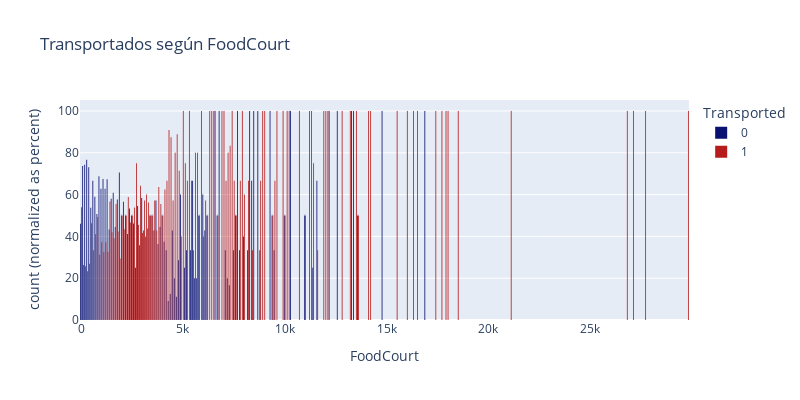

The notebook cell saved with this chart:
### Markdown cell above
#### Conclusiones:
##### 1.- El 61% de los pasajeros que no gastaron más de 25 dolares, fueron transportados, pero si un pasajero gastaba 25 o más dolares en servicios de habitación, el % de transportados decaía, hasta en un 100% en muchos casos. Hay una alta correlación entre el gasto en roomservice y ser transportado.

### Code cell
px.histogram(df, x='FoodCourt', color = 'Transported', text_auto=True,
             title='Transportados según FoodCourt', barmode='group', barnorm='percent',
             width=800, height=400, color_discrete_sequence=['#0A1172','#B71C1C'])

### Figure 1 — Plotly figure (JSON) as saved in the notebook; plotly's stock layout.template omitted (floating-point values rounded to 4 significant figures; data arrays with more than 128 entries replaced by an {"elided": "..."} marker saying what was removed)
{"data": [{"alignmentgroup": "True", "bingroup": "x", "hovertemplate": "Transported=0<br>FoodCourt=%{x}<br>count (normalized as percent)=%{y}<extra></extra>", "legendgroup": "0", "marker": {"color": "#0A1172", "pattern": {"shape": ""}}, "name": "0", "offsetgroup": "0", "orientation": "v", "showlegend": true, "texttemplate": "%{value}", "type": "histogram", "x": {"elided": "4315 float values"}, "xaxis": "x", "yaxis": "y"}, {"alignmentgroup": "True", "bingroup": "x", "hovertemplate": "Transported=1<br>FoodCourt=%{x}<br>count (normalized as percent)=%{y}<extra></extra>", "legendgroup": "1", "marker": {"color": "#B71C1C", "pattern": {"shape": ""}}, "name": "1", "offsetgroup": "1", "orientation": "v", "showlegend": true, "texttemplate": "%{value}", "type": "histogram", "x": {"elided": "4378 float values"}, "xaxis": "x", "yaxis": "y"}], "layout": {"barmode": "group", "barnorm": "percent", "height": 400, "legend": {"title": {"text": "Transported"}, "tracegroupgap": 0}, "title": {"text": "Transportados según FoodCourt"}, "width": 800, "xaxis": {"anchor": "y", "autorange": true, "domain": [0, 1], "range": [-50, 29850], "title": {"text": "FoodCourt"}, "type": "linear"}, "yaxis": {"anchor": "x", "autorange": true, "domain": [0, 1], "range": [0, 105.3], "title": {"text": "count (normalized as percent)"}}}}
